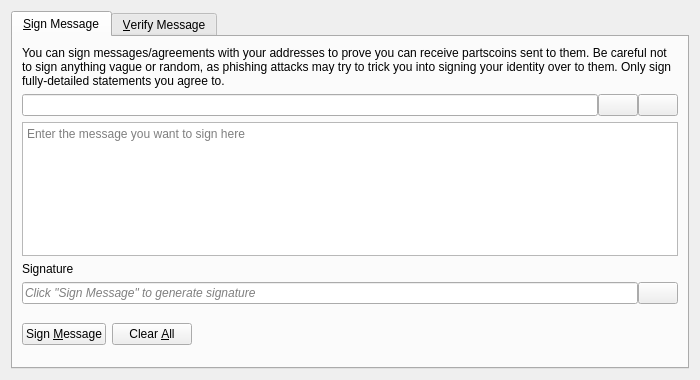
<?xml version="1.0" encoding="UTF-8"?>
<ui version="4.0">
 <class>SignVerifyMessageDialog</class>
 <widget class="QDialog" name="SignVerifyMessageDialog">
  <property name="geometry">
   <rect>
    <x>0</x>
    <y>0</y>
    <width>700</width>
    <height>380</height>
   </rect>
  </property>
  <property name="windowTitle">
   <string>Signatures - Sign / Verify a Message</string>
  </property>
  <property name="modal">
   <bool>true</bool>
  </property>
  <layout class="QVBoxLayout" name="verticalLayout">
   <item>
    <widget class="QTabWidget" name="tabWidget">
     <property name="currentIndex">
      <number>0</number>
     </property>
     <widget class="QWidget" name="tabSignMessage">
      <attribute name="title">
       <string>&amp;Sign Message</string>
      </attribute>
      <layout class="QVBoxLayout" name="verticalLayout_SM">
       <item>
        <widget class="QLabel" name="infoLabel_SM">
         <property name="text">
          <string>You can sign messages/agreements with your addresses to prove you can receive partscoins sent to them. Be careful not to sign anything vague or random, as phishing attacks may try to trick you into signing your identity over to them. Only sign fully-detailed statements you agree to.</string>
         </property>
         <property name="textFormat">
          <enum>Qt::PlainText</enum>
         </property>
         <property name="wordWrap">
          <bool>true</bool>
         </property>
        </widget>
       </item>
       <item>
        <layout class="QHBoxLayout" name="horizontalLayout_1_SM">
         <property name="spacing">
          <number>0</number>
         </property>
         <item>
          <widget class="QValidatedLineEdit" name="addressIn_SM">
           <property name="toolTip">
            <string>The PartsCoin address to sign the message with</string>
           </property>
          </widget>
         </item>
         <item>
          <widget class="QPushButton" name="addressBookButton_SM">
           <property name="toolTip">
            <string>Choose previously used address</string>
           </property>
           <property name="text">
            <string/>
           </property>
           <property name="icon">
            <iconset resource="../bitcoin.qrc">
             <normaloff>:/icons/address-book</normaloff>:/icons/address-book</iconset>
           </property>
           <property name="shortcut">
            <string>Alt+A</string>
           </property>
           <property name="autoDefault">
            <bool>false</bool>
           </property>
          </widget>
         </item>
         <item>
          <widget class="QPushButton" name="pasteButton_SM">
           <property name="toolTip">
            <string>Paste address from clipboard</string>
           </property>
           <property name="text">
            <string/>
           </property>
           <property name="icon">
            <iconset resource="../bitcoin.qrc">
             <normaloff>:/icons/editpaste</normaloff>:/icons/editpaste</iconset>
           </property>
           <property name="shortcut">
            <string>Alt+P</string>
           </property>
           <property name="autoDefault">
            <bool>false</bool>
           </property>
          </widget>
         </item>
        </layout>
       </item>
       <item>
        <widget class="QPlainTextEdit" name="messageIn_SM">
         <property name="toolTip">
          <string>Enter the message you want to sign here</string>
         </property>
         <property name="placeholderText">
          <string>Enter the message you want to sign here</string>
         </property>
        </widget>
       </item>
       <item>
        <widget class="QLabel" name="signatureLabel_SM">
         <property name="text">
          <string>Signature</string>
         </property>
         <property name="textFormat">
          <enum>Qt::PlainText</enum>
         </property>
        </widget>
       </item>
       <item>
        <layout class="QHBoxLayout" name="horizontalLayout_2_SM">
         <property name="spacing">
          <number>0</number>
         </property>
         <item>
          <widget class="QLineEdit" name="signatureOut_SM">
           <property name="placeholderText">
            <string>Click "Sign Message" to generate signature</string>
           </property>
           <property name="font">
            <font>
             <italic>true</italic>
            </font>
           </property>
           <property name="readOnly">
            <bool>true</bool>
           </property>
          </widget>
         </item>
         <item>
          <widget class="QPushButton" name="copySignatureButton_SM">
           <property name="toolTip">
            <string>Copy the current signature to the system clipboard</string>
           </property>
           <property name="text">
            <string/>
           </property>
           <property name="icon">
            <iconset resource="../bitcoin.qrc">
             <normaloff>:/icons/editcopy</normaloff>:/icons/editcopy</iconset>
           </property>
           <property name="autoDefault">
            <bool>false</bool>
           </property>
          </widget>
         </item>
        </layout>
       </item>
       <item>
        <layout class="QHBoxLayout" name="horizontalLayout_3_SM">
         <item>
          <widget class="QPushButton" name="signMessageButton_SM">
           <property name="toolTip">
            <string>Sign the message to prove you own this PartsCoin address</string>
           </property>
           <property name="text">
            <string>Sign &amp;Message</string>
           </property>
           <property name="icon">
            <iconset resource="../bitcoin.qrc">
             <normaloff>:/icons/edit</normaloff>:/icons/edit</iconset>
           </property>
           <property name="autoDefault">
            <bool>false</bool>
           </property>
          </widget>
         </item>
         <item>
          <widget class="QPushButton" name="clearButton_SM">
           <property name="toolTip">
            <string>Reset all sign message fields</string>
           </property>
           <property name="text">
            <string>Clear &amp;All</string>
           </property>
           <property name="icon">
            <iconset resource="../bitcoin.qrc">
             <normaloff>:/icons/remove</normaloff>:/icons/remove</iconset>
           </property>
           <property name="autoDefault">
            <bool>false</bool>
           </property>
          </widget>
         </item>
         <item>
          <spacer name="horizontalSpacer_1_SM">
           <property name="orientation">
            <enum>Qt::Horizontal</enum>
           </property>
           <property name="sizeHint" stdset="0">
            <size>
             <width>40</width>
             <height>48</height>
            </size>
           </property>
          </spacer>
         </item>
         <item>
          <widget class="QLabel" name="statusLabel_SM">
           <property name="font">
            <font>
             <weight>75</weight>
             <bold>true</bold>
            </font>
           </property>
           <property name="text">
            <string/>
           </property>
           <property name="wordWrap">
            <bool>true</bool>
           </property>
          </widget>
         </item>
         <item>
          <spacer name="horizontalSpacer_2_SM">
           <property name="orientation">
            <enum>Qt::Horizontal</enum>
           </property>
           <property name="sizeHint" stdset="0">
            <size>
             <width>40</width>
             <height>48</height>
            </size>
           </property>
          </spacer>
         </item>
        </layout>
       </item>
      </layout>
     </widget>
     <widget class="QWidget" name="tabVerifyMessage">
      <attribute name="title">
       <string>&amp;Verify Message</string>
      </attribute>
      <layout class="QVBoxLayout" name="verticalLayout_VM">
       <item>
        <widget class="QLabel" name="infoLabel_VM">
         <property name="text">
          <string>Enter the receiver's address, message (ensure you copy line breaks, spaces, tabs, etc. exactly) and signature below to verify the message. Be careful not to read more into the signature than what is in the signed message itself, to avoid being tricked by a man-in-the-middle attack. Note that this only proves the signing party receives with the address, it cannot prove sendership of any transaction!</string>
         </property>
         <property name="textFormat">
          <enum>Qt::PlainText</enum>
         </property>
         <property name="alignment">
          <set>Qt::AlignLeading|Qt::AlignLeft|Qt::AlignTop</set>
         </property>
         <property name="wordWrap">
          <bool>true</bool>
         </property>
        </widget>
       </item>
       <item>
        <layout class="QHBoxLayout" name="horizontalLayout_1_VM">
         <property name="spacing">
          <number>0</number>
         </property>
         <item>
          <widget class="QValidatedLineEdit" name="addressIn_VM">
           <property name="toolTip">
            <string>The PartsCoin address the message was signed with</string>
           </property>
          </widget>
         </item>
         <item>
          <widget class="QPushButton" name="addressBookButton_VM">
           <property name="toolTip">
            <string>Choose previously used address</string>
           </property>
           <property name="text">
            <string/>
           </property>
           <property name="icon">
            <iconset resource="../bitcoin.qrc">
             <normaloff>:/icons/address-book</normaloff>:/icons/address-book</iconset>
           </property>
           <property name="shortcut">
            <string>Alt+A</string>
           </property>
           <property name="autoDefault">
            <bool>false</bool>
           </property>
          </widget>
         </item>
        </layout>
       </item>
       <item>
        <widget class="QPlainTextEdit" name="messageIn_VM">
          <property name="toolTip">
            <string>The signed message to verify</string>
          </property>
          <property name="placeholderText">
            <string>The signed message to verify</string>
          </property>
        </widget>
       </item>
       <item>
        <widget class="QValidatedLineEdit" name="signatureIn_VM">
          <property name="toolTip">
            <string>The signature given when the message was signed</string>
          </property>
          <property name="placeholderText">
            <string>The signature given when the message was signed</string>
          </property>
        </widget>
       </item>
       <item>
        <layout class="QHBoxLayout" name="horizontalLayout_2_VM">
         <item>
          <widget class="QPushButton" name="verifyMessageButton_VM">
           <property name="toolTip">
            <string>Verify the message to ensure it was signed with the specified PartsCoin address</string>
           </property>
           <property name="text">
            <string>Verify &amp;Message</string>
           </property>
           <property name="icon">
            <iconset resource="../bitcoin.qrc">
             <normaloff>:/icons/transaction_0</normaloff>:/icons/transaction_0</iconset>
           </property>
           <property name="autoDefault">
            <bool>false</bool>
           </property>
          </widget>
         </item>
         <item>
          <widget class="QPushButton" name="clearButton_VM">
           <property name="toolTip">
            <string>Reset all verify message fields</string>
           </property>
           <property name="text">
            <string>Clear &amp;All</string>
           </property>
           <property name="icon">
            <iconset resource="../bitcoin.qrc">
             <normaloff>:/icons/remove</normaloff>:/icons/remove</iconset>
           </property>
           <property name="autoDefault">
            <bool>false</bool>
           </property>
          </widget>
         </item>
         <item>
          <spacer name="horizontalSpacer_1_VM">
           <property name="orientation">
            <enum>Qt::Horizontal</enum>
           </property>
           <property name="sizeHint" stdset="0">
            <size>
             <width>40</width>
             <height>48</height>
            </size>
           </property>
          </spacer>
         </item>
         <item>
          <widget class="QLabel" name="statusLabel_VM">
           <property name="font">
            <font>
             <weight>75</weight>
             <bold>true</bold>
            </font>
           </property>
           <property name="text">
            <string/>
           </property>
           <property name="wordWrap">
            <bool>true</bool>
           </property>
          </widget>
         </item>
         <item>
          <spacer name="horizontalSpacer_2_VM">
           <property name="orientation">
            <enum>Qt::Horizontal</enum>
           </property>
           <property name="sizeHint" stdset="0">
            <size>
             <width>40</width>
             <height>48</height>
            </size>
           </property>
          </spacer>
         </item>
        </layout>
       </item>
      </layout>
     </widget>
    </widget>
   </item>
  </layout>
 </widget>
 <customwidgets>
  <customwidget>
   <class>QValidatedLineEdit</class>
   <extends>QLineEdit</extends>
   <header>qt/qvalidatedlineedit.h</header>
  </customwidget>
 </customwidgets>
 <resources>
  <include location="../bitcoin.qrc"/>
 </resources>
 <connections/>
</ui>
